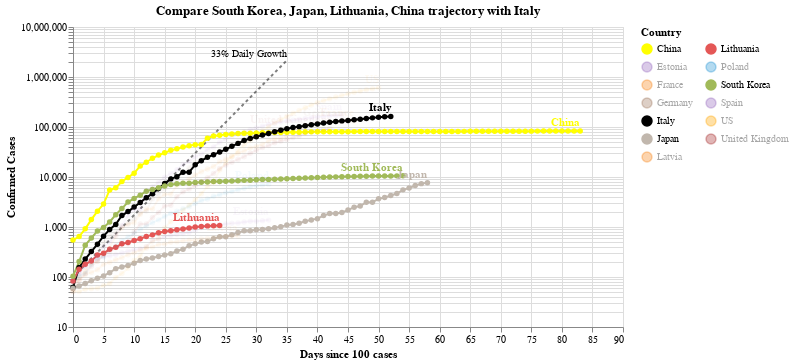

Notebook code for this chart:
### Code cell
#hide_input
chart3 = make_since_chart(['South Korea', 'Japan', 'Lithuania', 'China'])
chart3

### Figure 1 — Vega-Lite specification as saved in the notebook (floating-point values rounded to 4 significant figures; data arrays with more than 128 entries replaced by an {"elided": "..."} marker saying what was removed)
{"config": {"view": {"continuousWidth": 400, "continuousHeight": 300}}, "layer": [{"mark": {"type": "line", "color": "black", "opacity": 0.5, "strokeDash": [3, 3]}, "encoding": {"x": {"type": "quantitative", "field": "Days since 100 cases"}, "y": {"type": "quantitative", "field": "Confirmed Cases"}}}, {"mark": {"type": "text", "align": "right", "dy": -6, "fontSize": 10, "text": "33% Daily Growth"}, "encoding": {"x": {"type": "quantitative", "field": "Days since 100 cases"}, "y": {"type": "quantitative", "field": "Confirmed Cases"}}, "transform": [{"filter": "(datum['Days since 100 cases'] >= 35)"}]}, {"data": {"name": "data-a6b6327d57a4b163567beb1c64f19898"}, "mark": {"type": "line", "point": true}, "encoding": {"color": {"type": "nominal", "field": "Country", "legend": {"columns": 2}, "scale": {"domain": ["China", "Estonia", "France", "Germany", "Italy", "Japan", "Latvia", "Lithuania", "Poland", "South Korea", "Spain", "US", "United Kingdom"], "range": ["yellow", "#9467bd", "#F58518", "#9D755D", "black", "#C1B7AD", "#F58518", "#E45756", "#2495D3", "#A1BA59", "#9467bd", "orange", "brown"]}}, "opacity": {"condition": {"value": 1, "selection": "selector001"}, "value": 0.05}, "tooltip": [{"type": "nominal", "field": "Country"}, {"type": "temporal", "field": "Date"}, {"type": "quantitative", "field": "Confirmed Cases"}, {"type": "quantitative", "field": "Days since 100 cases"}], "x": {"type": "quantitative", "field": "Days since 100 cases"}, "y": {"type": "quantitative", "field": "Confirmed Cases", "scale": {"type": "log"}}}, "selection": {"selector001": {"type": "multi", "fields": ["Country"], "bind": "legend", "init": [{"Country": "South Korea"}, {"Country": "Japan"}, {"Country": "Lithuania"}, {"Country": "China"}, {"Country": "Italy"}]}}, "width": 550}, {"data": {"name": "data-a6b6327d57a4b163567beb1c64f19898"}, "mark": {"type": "text", "align": "right", "dy": -8, "fontWeight": "bold"}, "encoding": {"color": {"type": "nominal", "field": "Country", "legend": {"columns": 2}, "scale": {"domain": ["China", "Estonia", "France", "Germany", "Italy", "Japan", "Latvia", "Lithuania", "Poland", "South Korea", "Spain", "US", "United Kingdom"], "range": ["yellow", "#9467bd", "#F58518", "#9D755D", "black", "#C1B7AD", "#F58518", "#E45756", "#2495D3", "#A1BA59", "#9467bd", "orange", "brown"]}}, "opacity": {"condition": {"value": 1, "selection": "selector001"}, "value": 0.05}, "text": {"type": "nominal", "field": "Country"}, "tooltip": [{"type": "nominal", "field": "Country"}, {"type": "temporal", "field": "Date"}, {"type": "quantitative", "field": "Confirmed Cases"}, {"type": "quantitative", "field": "Days since 100 cases"}], "x": {"type": "quantitative", "field": "Days since 100 cases"}, "y": {"type": "quantitative", "field": "Confirmed Cases", "scale": {"type": "log"}}}, "transform": [{"filter": "(datum['Date'] >= 1586822400000)"}], "width": 550}], "data": {"name": "data-c1a3bbf4dd040f2e7e8e7a69520e3c2a"}, "title": "Compare South Korea, Japan, Lithuania, China trajectory with Italy", "$schema": "https://vega.github.io/schema/vega-lite/v4.0.2.json", "datasets": {"data-c1a3bbf4dd040f2e7e8e7a69520e3c2a": [{"Days since 100 cases": 0, "Confirmed Cases": 100.0}, {"Days since 100 cases": 1, "Confirmed Cases": 133.0}, {"Days since 100 cases": 2, "Confirmed Cases": 176.9}, {"Days since 100 cases": 3, "Confirmed Cases": 235.3}, {"Days since 100 cases": 4, "Confirmed Cases": 312.9}, {"Days since 100 cases": 5, "Confirmed Cases": 416.2}, {"Days since 100 cases": 6, "Confirmed Cases": 553.5}, {"Days since 100 cases": 7, "Confirmed Cases": 736.1}, {"Days since 100 cases": 8, "Confirmed Cases": 979.1}, {"Days since 100 cases": 9, "Confirmed Cases": 1302.0}, {"Days since 100 cases": 10, "Confirmed Cases": 1732.0}, {"Days since 100 cases": 11, "Confirmed Cases": 2303.0}, {"Days since 100 cases": 12, "Confirmed Cases": 3064.0}, {"Days since 100 cases": 13, "Confirmed Cases": 4074.0}, {"Days since 100 cases": 14, "Confirmed Cases": 5419.0}, {"Days since 100 cases": 15, "Confirmed Cases": 7207.0}, {"Days since 100 cases": 16, "Confirmed Cases": 9586.0}, {"Days since 100 cases": 17, "Confirmed Cases": 12750.0}, {"Days since 100 cases": 18, "Confirmed Cases": 16960.0}, {"Days since 100 cases": 19, "Confirmed Cases": 22550.0}, {"Days since 100 cases": 20, "Confirmed Cases": 29990.0}, {"Days since 100 cases": 21, "Confirmed Cases": 39890.0}, {"Days since 100 cases": 22, "Confirmed Cases": 53060.0}, {"Days since 100 cases": 23, "Confirmed Cases": 70560.0}, {"Days since 100 cases": 24, "Confirmed Cases": 93850.0}, {"Days since 100 cases": 25, "Confirmed Cases": 124800.0}, {"Days since 100 cases": 26, "Confirmed Cases": 166000.0}, {"Days since 100 cases": 27, "Confirmed Cases": 220800.0}, {"Days since 100 cases": 28, "Confirmed Cases": 293700.0}, {"Days since 100 cases": 29, "Confirmed Cases": 390600.0}, {"Days since 100 cases": 30, "Confirmed Cases": 519500.0}, {"Days since 100 cases": 31, "Confirmed Cases": 690900.0}, {"Days since 100 cases": 32, "Confirmed Cases": 918900.0}, {"Days since 100 cases": 33, "Confirmed Cases": 1222000.0}, {"Days since 100 cases": 34, "Confirmed Cases": 1625000.0}, {"Days since 100 cases": 35, "Confirmed Cases": 2162000.0}], "data-a6b6327d57a4b163567beb1c64f19898": {"elided": "602 records"}}}
